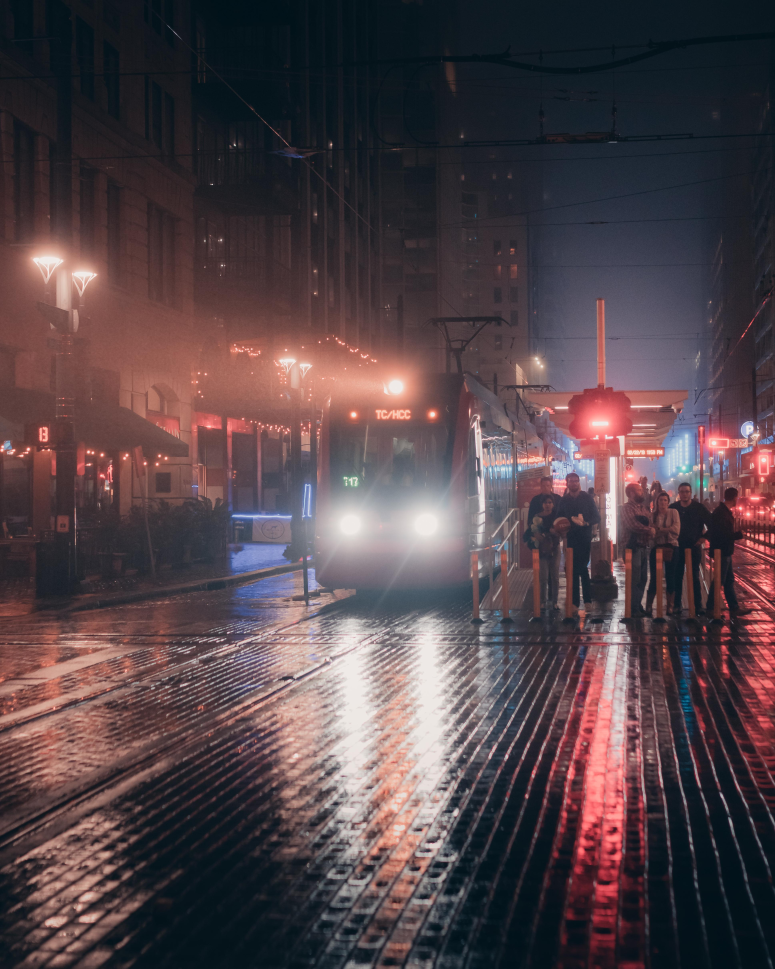
#> input picture blindspot/foggy_image.jpg, 3875 x 4844 px (shown at 1/5 size); its folder holds only this picture in this run
$ python -i aug.py   (imports and definitions only)
#> lines starting #> are read from the running program, lines starting #| are printed output that depends on the picture
#> further down, picture is the input picture: shape (4844, 3875, 3); mean B, G, R 72.7, 67.9, 82.5
import os
import json
import cv2
import numpy as np
from tqdm import tqdm
import multiprocessing as mp
from functools import partial
# [36 lines left out: functions add_rain, process_image, not called in this run]
# Paths
json_path = "/teamspace/studios/this_studio/bdd100k_labels_release/bdd100k/labels/bdd100k_labels_images_train.json"
image_dir = "/teamspace/studios/this_studio/bdd100k/bdd100k/images/100k/train/trainA"
output_dir = "bdd100k_rainy"
# [3 lines not run here, left out]
# [1 line that did not run here, left out]
# Use multiprocessing for parallel execution
num_cores = mp.cpu_count()
# [1 line not run here, left out]
# Create partial function with fixed arguments
process_func = partial(process_image,
                       image_dir=image_dir,
                       output_dir=output_dir,
                       rain_density=0.08)
# Process images in parallel
# [2 lines not run here, left out]
# [1 line that did not run here, left out]
# [2 lines not run here, left out]
import os
import json
import cv2
import numpy as np
from tqdm import tqdm
from scipy.ndimage import gaussian_filter
import multiprocessing as mp
from functools import partial
json_path = "/teamspace/studios/this_studio/bdd100k_labels_release/bdd100k/labels/bdd100k_labels_images_train.json"
image_dir = "/teamspace/studios/this_studio/bdd100k/bdd100k/images/100k/train/trainA"
output_dir = "bdd100k_foggy"
# [3 lines not run here, left out]
# [1 line that did not run here, left out]
def add_optimized_fog(image, fog_density=0.7, depth_factor=0.3):
#> called with fog_density = 0.7, depth_factor = 0.3
    h, w = image.shape[:2]
#> h = 4844; w = 3875
    # Create depth map (closer to camera = less fog)
    depth_map = np.ones((h, w)) * 255
    depth_map = depth_map * np.linspace(depth_factor, 1, h)[:, np.newaxis]
    # Use faster noise generation
    noise = np.zeros((h, w), dtype=np.float32)
    for scale in [4, 8, 16, 32]:
        small_size = (w//scale+1, h//scale+1)
        octave = np.random.randn(*small_size).astype(np.float32)
        octave = cv2.resize(octave, (w, h))
        noise += octave / scale
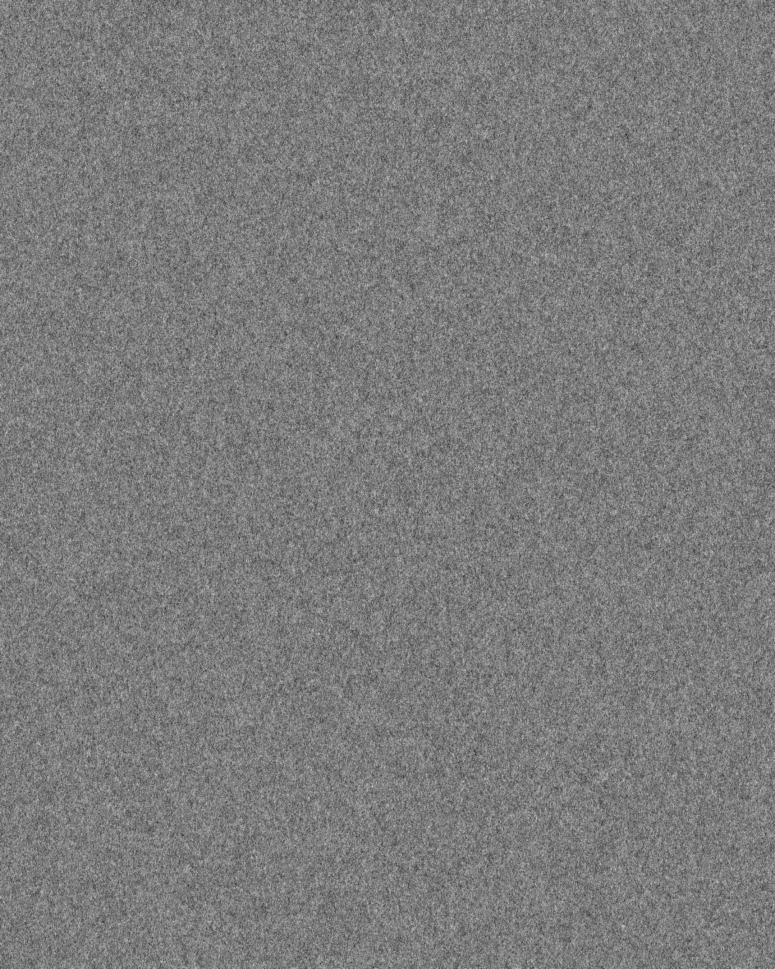
#> noise: shape (4844, 3875) float32 (shown at 1/5 size); min -1.22, max 1.29, mean 0.000718; drawn with min black and max white
    # Normalize and smooth noise
    noise = (noise - noise.min()) / (noise.max() - noise.min()) * 255
    noise = cv2.GaussianBlur(noise.astype(np.uint8), (21, 21), 10)
    # Combine depth and noise for fog mask
    fog_mask = (depth_map * (0.5 + 0.5 * noise / 255)).astype(np.uint8)
    fog_mask = cv2.GaussianBlur(fog_mask, (21, 21), 0)
    # Create white fog
    fog = np.ones_like(image) * 255
    # Vectorized blending operation
    alpha = np.clip(fog_mask * fog_density / 255, 0, 1)
    alpha = alpha[:,:,np.newaxis]
    foggy_image = image * (1 - alpha) + fog * alpha
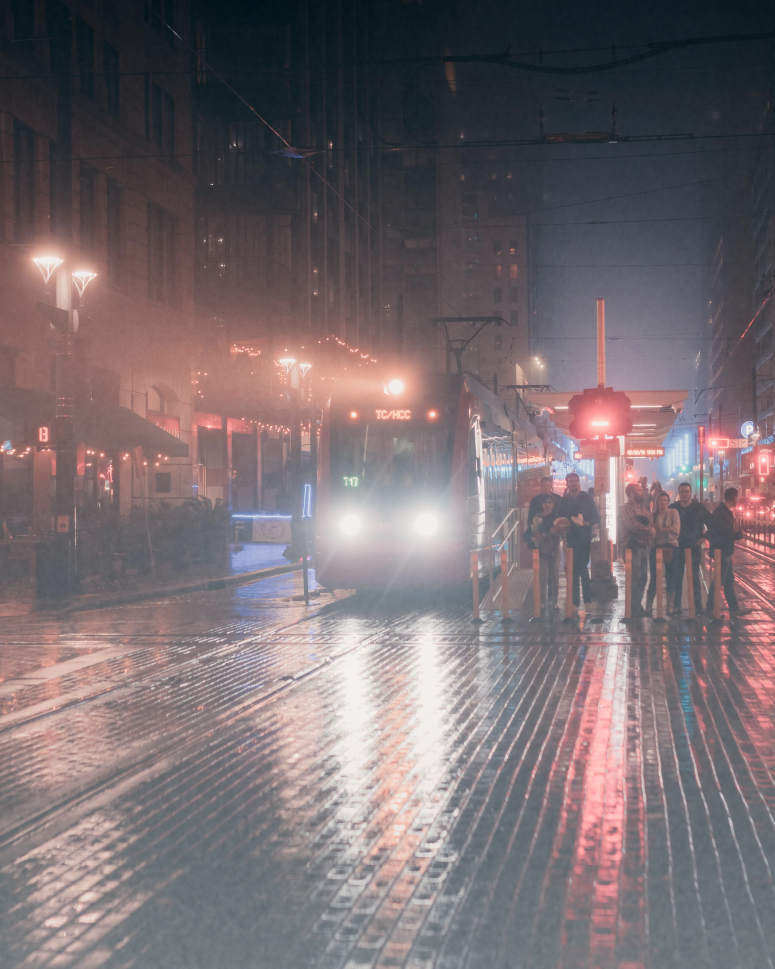
#> foggy_image: shape (4844, 3875, 3) float64 (shown at 1/5 size); mean B, G, R 132.9, 129.6, 138.8; drawn with min black and max white
    return foggy_image.astype(np.uint8)
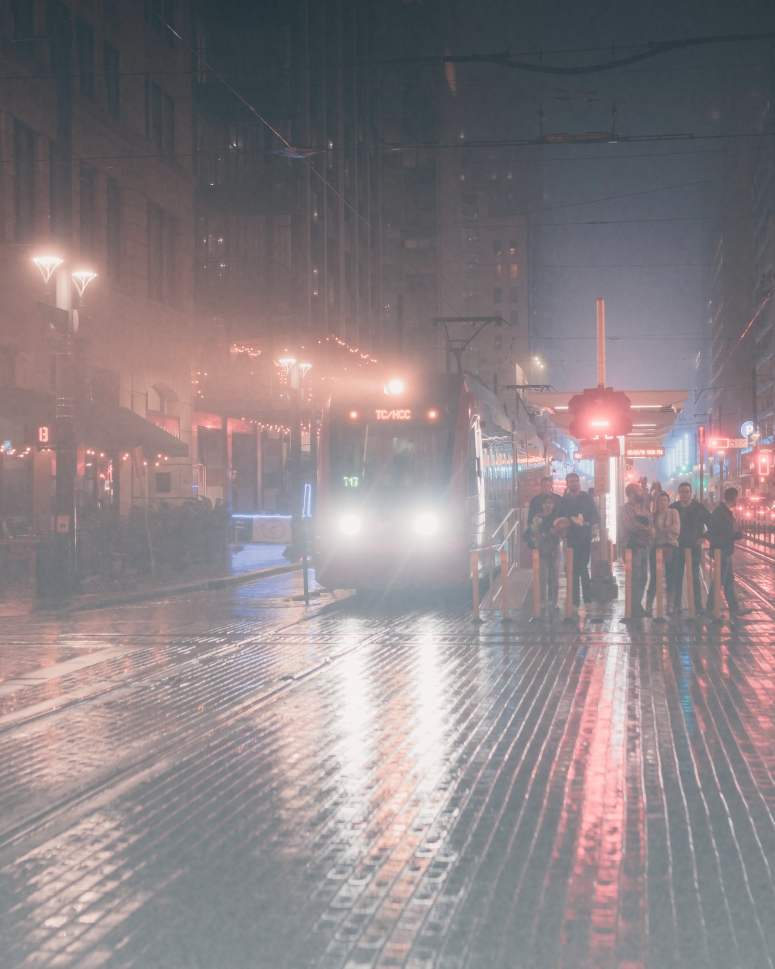
#> returned value: shape (4844, 3875, 3) (shown at 1/5 size); mean of channels 0, 1, 2 132.4, 129.1, 138.3; drawn as B, G, R
# [10 lines left out: function process_image, not called in this run]
# Use multiprocessing for CPU parallelism
num_cores = mp.cpu_count()
# [1 line not run here, left out]
# Create a partial function with fixed arguments
process_func = partial(process_image,
                       image_dir=image_dir,
                       output_dir=output_dir,
                       fog_density=0.6)
# Process images in parallel
# [4 lines not run here, left out]
import cv2
import numpy as np
import os
from tqdm import tqdm
import multiprocessing as mp
from functools import partial
# [31 lines left out: functions add_snow, process_image, not called in this run]
# Directory paths
image_dir = "/teamspace/studios/this_studio/bdd100k/bdd100k/images/100k/train/trainA"
output_dir = "bdd100k_snowy"
# [1 line not run here, left out]
# Get list of image files
# [1 line that did not run here, left out]
# Use multiprocessing to speed up processing
num_cores = mp.cpu_count()
# [1 line not run here, left out]
# Create a partial function with fixed arguments
process_func = partial(process_image,
                      image_dir=image_dir,
                      output_dir=output_dir,
                      snow_density=0.2,
                      snow_intensity=0.6)
# Process images in parallel
# [2 lines not run here, left out]
# [1 line that did not run here, left out]
# [2 lines not run here, left out]
import os
import json
from tqdm import tqdm
import multiprocessing as mp
from functools import partial
# Class mapping for YOLO format (number IDs instead of names)
class_map = {
    "person": 0,
    "car": 1,
    "bus": 2,
    "truck": 3
}
# [34 lines left out: function process_image_label, not called in this run]
# Paths
bdd_labels_path = "/teamspace/studios/this_studio/bdd100k_labels_release/bdd100k/labels/bdd100k_labels_images_train.json"
image_folder = "/teamspace/studios/this_studio/bdd100k/bdd100k/images/100k/train/trainA"
output_label_folder = "labels"
# [4 lines not run here, left out]
# Use multiprocessing for parallel conversion
num_cores = mp.cpu_count()
# [1 line not run here, left out]
# Create partial function with fixed arguments
process_func = partial(process_image_label,
                      output_label_folder=output_label_folder,
                      image_folder=image_folder)
# Process labels in parallel
# [2 lines not run here, left out]
# [1 line that did not run here, left out]
# [2 lines not run here, left out]

>>> import cv2
>>> picture = cv2.imread('foggy_image.jpg')
>>> result = add_optimized_fog(picture)
